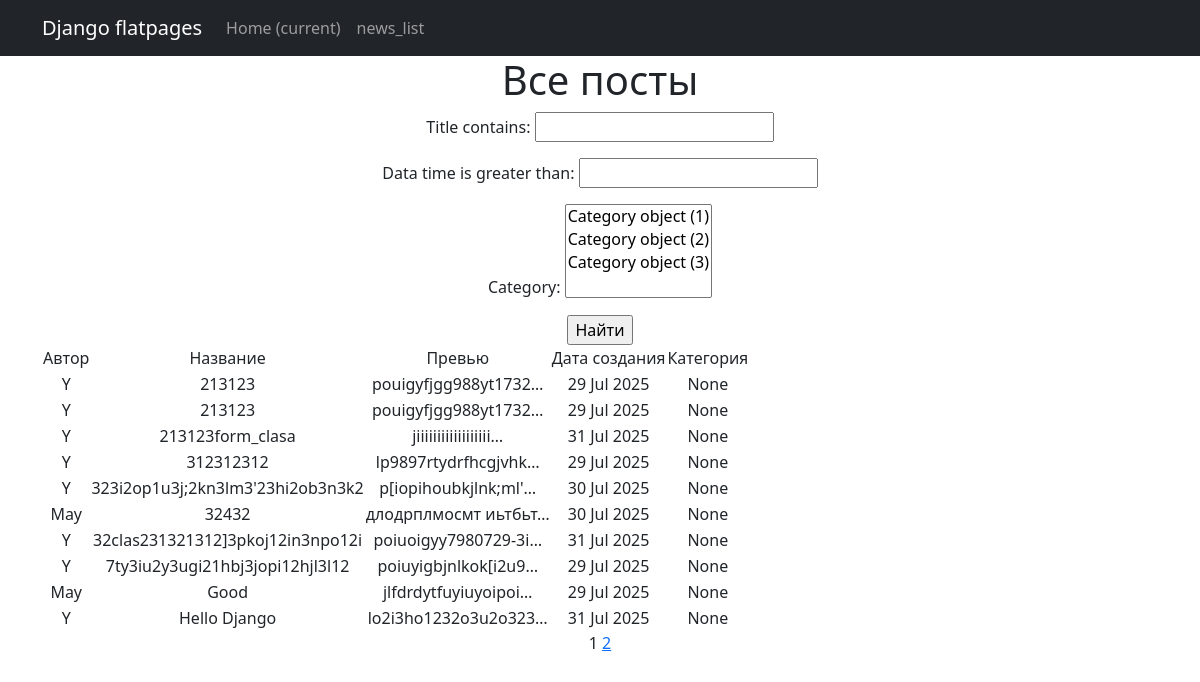
The page /news/ on the database as committed earlier.
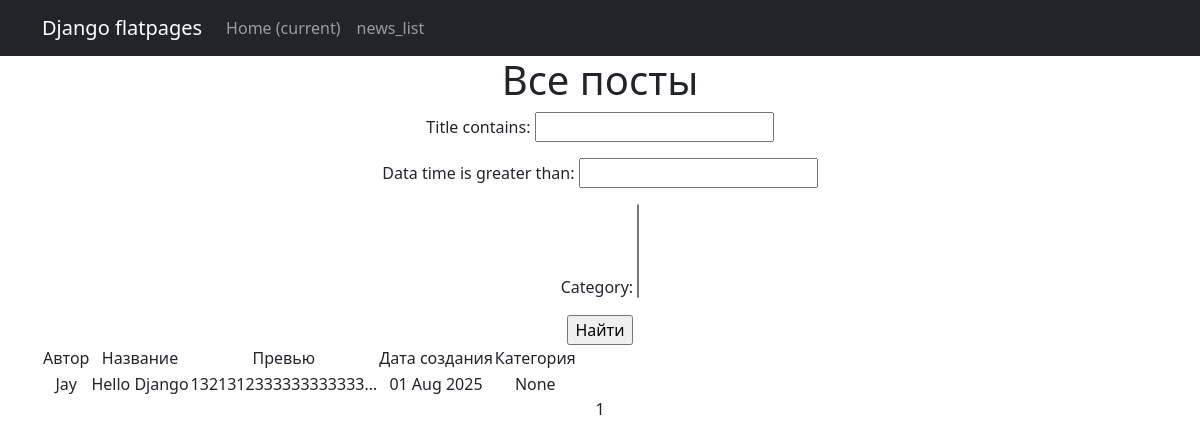
The same page on the database as committed later.
### news/models.py (models this page shows, shortened)
class Post(models.Model):
    author=models.ForeignKey(Author,on_delete=models.CASCADE,related_name='Author')
    postUser=models.ForeignKey(User,on_delete=models.CASCADE,related_name='User')
    Choises=(
        ('article','статья'),
        ('new','новость')
    )
    rating=models.IntegerField(default=0)
    data_time=models.DateTimeField(auto_now_add=True)
    choose=models.CharField(max_length=10,choices=Choises,default='new')
    category=models.ManyToManyField(Category,through='Post_Category')
    title=models.CharField(max_length=32,validators=[MinLengthValidator(2)])
    text=models.TextField(validators=[MinLengthValidator(10)])

### news/views.py (the view)
# urls.py: path('', AllView.as_view(),name='posts_list'),
class AllView(ListView):
    model=Post
    ordering='title'
    template_name='posts.html'
    context_object_name='posts'
    paginate_by=10
    def get_queryset(self):
        queryset = super().get_queryset()
        self.filterset = PostFilter(self.request.GET, queryset)
        return self.filterset.qs
    def get_context_data(self, **kwargs):
        context = super().get_context_data(**kwargs)
        context['filterset'] = self.filterset
        return context

### news/templatetags/custom_tags.py (called while the page is built)
@register.simple_tag(takes_context=True)
def url_replace(context, **kwargs):
   d = context['request'].GET.copy()
   for k, v in kwargs.items():
       d[k] = v
   return d.urlencode()

### templates/posts.html (shortened to what this page needs)
{% extends 'flatpages/default.html' %}
{% load custom_tags %}
{% block content %}
<h1>Все посты</h1>
   <form action="" method="get">
       {{ filterset.form.as_p }}
       <input type="submit" value="Найти" />
   </form>
{% if posts %}
<table>
    <tr>
        <td>Автор</td>
        <td>Название</td>
        <td>Превью</td>
        <td>Дата создания</td>
        <td>Категория</td>
    </tr>
{% for posts in posts %}
<tr>
    <td>{{ posts.postUser }}</td>
    <td>{{ posts.title }}</td>
    <td>{{ posts.text|truncatechars:20 }}</td>
    <td>{{ posts.data_time|date:'d M Y'}}</td>
    <td>{{posts.category.name}}</td>
                <td>
                </td>
</tr>
{% endfor %}
</table>
{% else %}
       <h2>Такого нет!</h2>
   {% endif %}
   {{ page_obj.number }}
   {% if page_obj.has_next %}
       <a href="?{% url_replace page=page_obj.next_page_number %}">{{ page_obj.next_page_number }}</a>
   {% endif %}
{% endblock content %}

### templates/flatpages/default.html (shortened to what this page needs)
<!DOCTYPE html>
<html lang="en">
    <head>
         {% load static %}
        <link href="{% static 'css/styles.css' %}" rel="stylesheet" />
    </head>
    <body>
        <nav class="navbar navbar-expand-lg navbar-dark bg-dark static-top">
   <div class="container">
       <a class="navbar-brand" href="#">Django flatpages</a>
       <div class="collapse navbar-collapse" id="navbarResponsive">
           <ul class="navbar-nav ml-auto">
               <li class="nav-item active">
                   <a class="nav-link" href="#">Home
                       <span class="sr-only">(current)</span>
                   </a>
               </li>
               <li class="nav-item">
                   <a class="nav-link" href="/news/">news_list</a>
               </li>
           </ul>
       </div>
   </div>
</nav>
                <div class="container">
           <div class="row">
               <div class="col-lg-12 text-center">
                   {% block content %}{% endblock content %}
               </div>
           </div>
        </div>
    </body>
</html>

Rows that differ between the two databases and show on the page:
removed Post: postUser "Y", title "213123", text "pouigyfjgg988yt1732…", data_time "29 Jul 2025", category.name "None"
removed Post: postUser "Y", title "213123", text "pouigyfjgg988yt1732…", data_time "29 Jul 2025", category.name "None"
removed Post: postUser "Y", title "213123form_clasa", text "jiiiiiiiiiiiiiiiiii…", data_time "31 Jul 2025", category.name "None"
removed Post: postUser "Y", title "312312312", text "lp9897rtydrfhcgjvhk…", data_time "29 Jul 2025", category.name "None"
removed Post: postUser "Y", title "323i2op1u3j;2kn3lm3'23hi2ob3n3k2", text "p[iopihoubkjlnk;ml'…", data_time "30 Jul 2025", category.name "None"
removed Post: postUser "May", title "32432", text "длодрплмосмт иьтбьт…", data_time "30 Jul 2025", category.name "None"
removed Post: postUser "Y", title "32clas231321312]3pkoj12in3npo12i", text "poiuoigyy7980729-3i…", data_time "31 Jul 2025", category.name "None"
removed Post: postUser "Y", title "7ty3iu2y3ugi21hbj3jopi12hjl3l12", text "poiuyigbjnlkok[i2u9…", data_time "29 Jul 2025", category.name "None"
removed Post: postUser "May", title "Good", text "jlfdrdytfuyiuyoipoi…", data_time "29 Jul 2025", category.name "None"
removed Post: postUser "Y", title "Hello Django", text "lo2i3ho1232o3u2o323…", data_time "31 Jul 2025", category.name "None"
now on this page (row edited): Post: postUser "Jay", title "Hello Django", text "1321312333333333333…", data_time "01 Aug 2025", category.name "None"
Other text that changed with them:
form field category: "Category object (1) / Category object (2) / Category object (3)" → (not shown)
{{ page_obj.next_page_number }}: "2" → (not shown)
